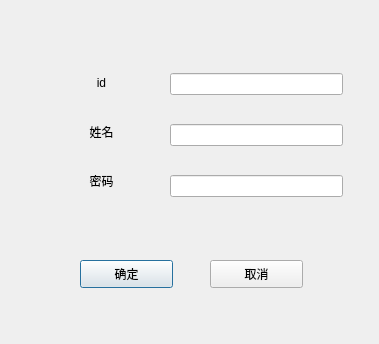
<?xml version="1.0" encoding="UTF-8"?>
<ui version="4.0">
 <class>admin_info_change</class>
 <widget class="QDialog" name="admin_info_change">
  <property name="geometry">
   <rect>
    <x>0</x>
    <y>0</y>
    <width>379</width>
    <height>344</height>
   </rect>
  </property>
  <property name="windowTitle">
   <string>Dialog</string>
  </property>
  <widget class="QPushButton" name="changeok">
   <property name="geometry">
    <rect>
     <x>80</x>
     <y>260</y>
     <width>93</width>
     <height>28</height>
    </rect>
   </property>
   <property name="text">
    <string>确定</string>
   </property>
  </widget>
  <widget class="QPushButton" name="changeno">
   <property name="geometry">
    <rect>
     <x>210</x>
     <y>260</y>
     <width>93</width>
     <height>28</height>
    </rect>
   </property>
   <property name="text">
    <string>取消</string>
   </property>
  </widget>
  <widget class="QWidget" name="">
   <property name="geometry">
    <rect>
     <x>61</x>
     <y>61</y>
     <width>81</width>
     <height>141</height>
    </rect>
   </property>
   <layout class="QVBoxLayout" name="verticalLayout">
    <item>
     <widget class="QLabel" name="label">
      <property name="text">
       <string>id</string>
      </property>
      <property name="alignment">
       <set>Qt::AlignCenter</set>
      </property>
     </widget>
    </item>
    <item>
     <widget class="QLabel" name="label_2">
      <property name="text">
       <string>姓名</string>
      </property>
      <property name="alignment">
       <set>Qt::AlignCenter</set>
      </property>
     </widget>
    </item>
    <item>
     <widget class="QLabel" name="label_3">
      <property name="text">
       <string>密码</string>
      </property>
      <property name="alignment">
       <set>Qt::AlignCenter</set>
      </property>
     </widget>
    </item>
   </layout>
  </widget>
  <widget class="QWidget" name="">
   <property name="geometry">
    <rect>
     <x>170</x>
     <y>50</y>
     <width>173</width>
     <height>171</height>
    </rect>
   </property>
   <layout class="QVBoxLayout" name="verticalLayout_2">
    <item>
     <widget class="QLineEdit" name="changeid"/>
    </item>
    <item>
     <widget class="QLineEdit" name="changename"/>
    </item>
    <item>
     <widget class="QLineEdit" name="changepass"/>
    </item>
   </layout>
  </widget>
 </widget>
 <resources/>
 <connections>
  <connection>
   <sender>changeno</sender>
   <signal>clicked()</signal>
   <receiver>admin_info_change</receiver>
   <slot>close()</slot>
   <hints>
    <hint type="sourcelabel">
     <x>256</x>
     <y>273</y>
    </hint>
    <hint type="destinationlabel">
     <x>189</x>
     <y>171</y>
    </hint>
   </hints>
  </connection>
 </connections>
</ui>
